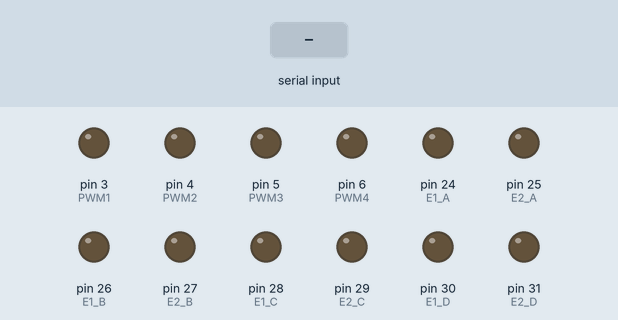
This sketch was run on a simulated Arduino Mega 2560, built with avr-gcc and run on an emulated ATmega2560. Parts: output pins drawn as LEDs (lit = HIGH). The test bench sets the inputs (shaded band). What the sketch prints to the serial monitor is not drawn.

Above: at 1.2 s.
1.3 s: "S90\n" received over the second serial link
At 2.4 s:
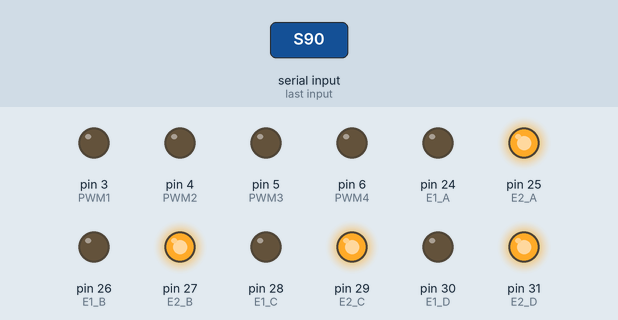
2.8 s: "H90\n" received over the second serial link
At 3.5 s:
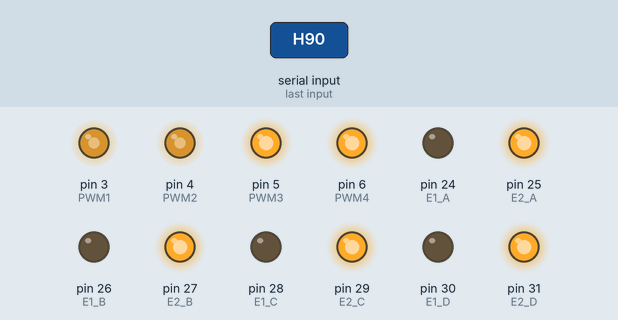
4.3 s: "S,45\n" received over the second serial link
At 4.7 s:
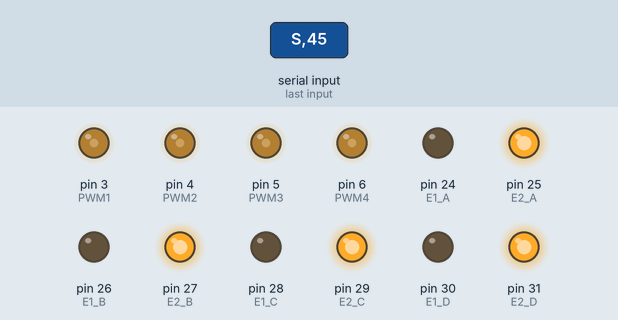
5.8 s: "F90\n" received over the second serial link
At 7.0 s:
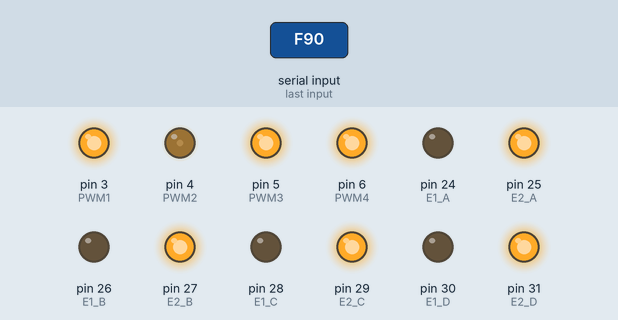
7.3 s: "F,45\n" received over the second serial link
At 8.2 s:
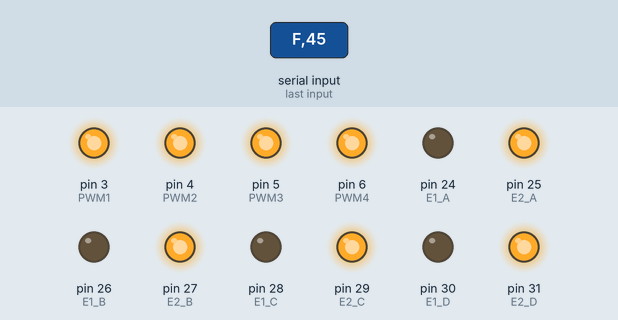
8.8 s: "S" received over the second serial link
At 9.3 s:
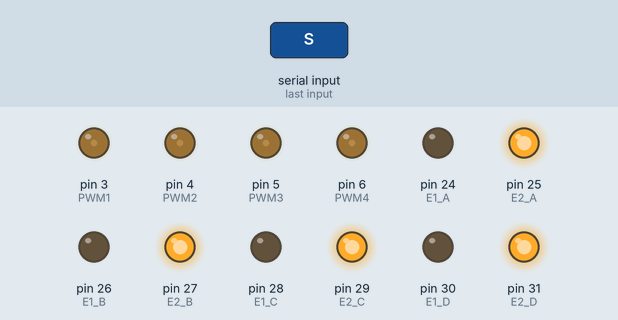
Timing chart, 0 to 11.3 s (numbered marks = the images above; inputs shaded):
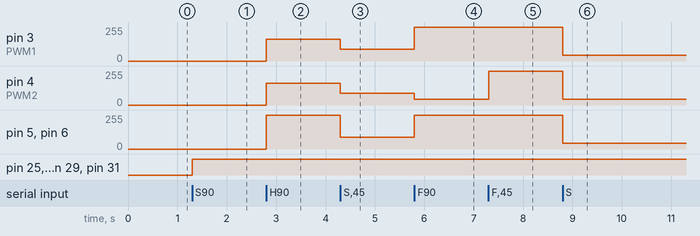

Measured:
- after the input at 1.3 s, pin 25 (E2_A), pin 27 (E2_B), pin 29 (E2_C), pin 31 (E2_D): LOW → HIGH at once
- after the input at 2.8 s, pin 3 (PWM1), pin 4 (PWM2): 0/255 → 165/255 at once; pin 5 (PWM3), pin 6 (PWM4): 0/255 → 255/255 at once
- after the input at 4.3 s, pin 3 (PWM1), pin 4 (PWM2): 165/255 → 90/255 at once; pin 5 (PWM3), pin 6 (PWM4): 255/255 → 90/255 at once
- after the input at 5.8 s, pin 3 (PWM1), pin 5 (PWM3), pin 6 (PWM4): 90/255 → 255/255 at once; pin 4 (PWM2): 90/255 → 44/255 at once
- after the input at 7.3 s, pin 4 (PWM2): 44/255 → 255/255 at once
- after the input at 8.8 s, pin 3 (PWM1), pin 4 (PWM2), pin 5 (PWM3), pin 6 (PWM4): 255/255 → 45/255 at once

The sketch:

Rxd.ino
```cpp
#define E1_A 24
#define E2_A 25
#define E1_B 26
#define E2_B 27
#define E1_C 28
#define E2_C 29
#define E1_D 30
#define E2_D 31

#define PWM1 3
#define PWM2 4
#define PWM3 5
#define PWM4 6

long previousMillis = 0;
long interval = 1000; //定时时间

int V_Updown = 0;
int V_Turn = 0;
int V_Goback = 0;
int V_Leftright = 0;

void setup()
{
  Serial.begin(9600);//设置波特率
  Serial1.begin(9600);

  pinMode(E1_A,OUTPUT);
  pinMode(E2_A,OUTPUT);
  pinMode(E1_B,OUTPUT);
  pinMode(E2_B,OUTPUT);
  pinMode(E1_C,OUTPUT);
  pinMode(E2_C,OUTPUT);
  pinMode(E1_D,OUTPUT);
  pinMode(E2_D,OUTPUT);

//  pinMode(PWM1,OUTPUT);
//  pinMode(PWM2,OUTPUT);
//  pinMode(PWM3,OUTPUT);
//  pinMode(PWM4,OUTPUT);
}
void loop()
{
    int flag = 0;
    static int v = 0;
    unsigned long currentMillis = millis();
    if(Serial1.available())
	{
		char ch = Serial1.read();//读取串口数据
		switch(ch)
		{
			case'0'...'9':v = v*10+ch-'0';//字符换成合适进制
					break;
                        case'S':V_Updown=v;
                                        flag=1;
                                        v=0;
                                        break;
                        case'P':V_Turn=v-255;
                                        flag=2;
                                        v=0;
                                       break;
                        case'F':V_Goback=v-255;
                                        flag=3;
                                        v=0;
                                       break;
                        case'H':V_Leftright=v-255;
                                        flag=4;
                                        v=0;
                                       break;

		}
	}
        if(flag==1)
        {
            Serial.print(V_Updown);Serial.print("\t");
            digitalWrite(E1_A,LOW);
            digitalWrite(E2_A,HIGH);
            analogWrite(PWM1,V_Updown);

            digitalWrite(E1_B,LOW);
            digitalWrite(E2_B,HIGH);
            analogWrite(PWM2,V_Updown);

            digitalWrite(E1_C,LOW);
            digitalWrite(E2_C,HIGH);
            analogWrite(PWM3,V_Updown);

            digitalWrite(E1_D,LOW);
            digitalWrite(E2_D,HIGH);
            analogWrite(PWM4,V_Updown);
        }

        if(flag==2)
        {
            Serial.print(V_Turn);Serial.print("\t");
        }

        if(flag==3)
        {
            Serial.print(V_Goback);Serial.print("\t");
            digitalWrite(E1_A,LOW);
            digitalWrite(E2_A,HIGH);
            analogWrite(PWM1,V_Updown-V_Goback);

            digitalWrite(E1_B,LOW);
            digitalWrite(E2_B,HIGH);
            analogWrite(PWM2,V_Updown-V_Goback);

            digitalWrite(E1_C,LOW);
            digitalWrite(E2_C,HIGH);
            analogWrite(PWM3,V_Updown+V_Goback);

            digitalWrite(E1_D,LOW);
            digitalWrite(E2_D,HIGH);
            analogWrite(PWM4,V_Updown+V_Goback);
        }

        if(flag==4)
        {
            Serial.println(V_Leftright);
            digitalWrite(E1_A,LOW);
            digitalWrite(E2_A,HIGH);
            analogWrite(PWM1,V_Updown-V_Leftright);

            digitalWrite(E1_B,LOW);
            digitalWrite(E2_B,HIGH);
            analogWrite(PWM2,V_Updown-V_Leftright);

            digitalWrite(E1_C,LOW);
            digitalWrite(E2_C,HIGH);
            analogWrite(PWM3,V_Updown+V_Leftright);

            digitalWrite(E1_D,LOW);
            digitalWrite(E2_D,HIGH);
            analogWrite(PWM4,V_Updown+V_Leftright);
        }


  if(currentMillis - previousMillis > interval)
    {
      previousMillis = currentMillis;
//       V_POWER=(analogRead(POWER)-680)*1.35;
//    if(V_POWER>=99){V_POWER=99;}
//       Serial.print(V_POWER);
//       Serial.print('V');
    }
//      Serial.flush();
}
```
